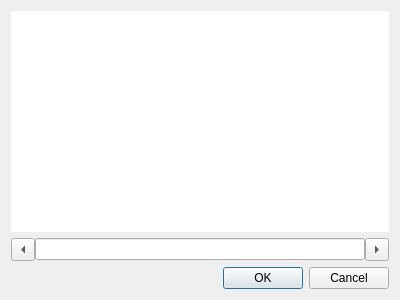
<?xml version="1.0" encoding="UTF-8"?>
<ui version="4.0">
 <class>ResetDialog</class>
 <widget class="QDialog" name="ResetDialog">
  <property name="geometry">
   <rect>
    <x>0</x>
    <y>0</y>
    <width>400</width>
    <height>300</height>
   </rect>
  </property>
  <property name="windowTitle">
   <string>Reset session</string>
  </property>
  <layout class="QVBoxLayout" name="verticalLayout">
   <item>
    <widget class="QLabel" name="preview">
     <property name="minimumSize">
      <size>
       <width>200</width>
       <height>160</height>
      </size>
     </property>
     <property name="styleSheet">
      <string notr="true">background: white</string>
     </property>
     <property name="scaledContents">
      <bool>true</bool>
     </property>
     <property name="alignment">
      <set>Qt::AlignCenter</set>
     </property>
    </widget>
   </item>
   <item>
    <layout class="QHBoxLayout" name="horizontalLayout">
     <property name="spacing">
      <number>0</number>
     </property>
     <item>
      <widget class="QToolButton" name="btnPrev">
       <property name="arrowType">
        <enum>Qt::LeftArrow</enum>
       </property>
      </widget>
     </item>
     <item>
      <widget class="QLineEdit" name="current">
       <property name="alignment">
        <set>Qt::AlignCenter</set>
       </property>
       <property name="readOnly">
        <bool>true</bool>
       </property>
      </widget>
     </item>
     <item>
      <widget class="QToolButton" name="btnNext">
       <property name="arrowType">
        <enum>Qt::RightArrow</enum>
       </property>
      </widget>
     </item>
    </layout>
   </item>
   <item>
    <widget class="QDialogButtonBox" name="buttonBox">
     <property name="orientation">
      <enum>Qt::Horizontal</enum>
     </property>
     <property name="standardButtons">
      <set>QDialogButtonBox::Cancel|QDialogButtonBox::Ok</set>
     </property>
    </widget>
   </item>
  </layout>
 </widget>
 <resources/>
 <connections>
  <connection>
   <sender>buttonBox</sender>
   <signal>accepted()</signal>
   <receiver>ResetDialog</receiver>
   <slot>accept()</slot>
   <hints>
    <hint type="sourcelabel">
     <x>248</x>
     <y>254</y>
    </hint>
    <hint type="destinationlabel">
     <x>157</x>
     <y>274</y>
    </hint>
   </hints>
  </connection>
  <connection>
   <sender>buttonBox</sender>
   <signal>rejected()</signal>
   <receiver>ResetDialog</receiver>
   <slot>reject()</slot>
   <hints>
    <hint type="sourcelabel">
     <x>316</x>
     <y>260</y>
    </hint>
    <hint type="destinationlabel">
     <x>286</x>
     <y>274</y>
    </hint>
   </hints>
  </connection>
 </connections>
</ui>
